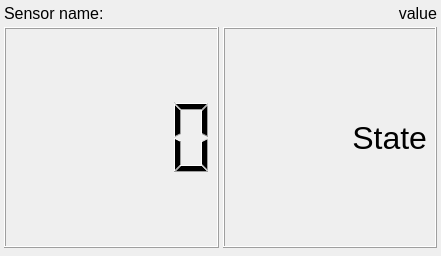
<?xml version="1.0" encoding="UTF-8"?>
<ui version="4.0">
 <class>SensorBlock</class>
 <widget class="QWidget" name="SensorBlock">
  <property name="geometry">
   <rect>
    <x>0</x>
    <y>0</y>
    <width>441</width>
    <height>256</height>
   </rect>
  </property>
  <property name="minimumSize">
   <size>
    <width>300</width>
    <height>100</height>
   </size>
  </property>
  <property name="windowTitle">
   <string/>
  </property>
  <layout class="QVBoxLayout" name="verticalLayout">
   <property name="spacing">
    <number>4</number>
   </property>
   <property name="leftMargin">
    <number>4</number>
   </property>
   <property name="topMargin">
    <number>4</number>
   </property>
   <property name="rightMargin">
    <number>4</number>
   </property>
   <property name="bottomMargin">
    <number>4</number>
   </property>
   <item>
    <layout class="QHBoxLayout" name="horizontalLayout_2">
     <item>
      <widget class="QLabel" name="label_sensor_name">
       <property name="sizePolicy">
        <sizepolicy hsizetype="Preferred" vsizetype="Fixed">
         <horstretch>0</horstretch>
         <verstretch>0</verstretch>
        </sizepolicy>
       </property>
       <property name="font">
        <font>
         <pointsize>12</pointsize>
         <kerning>true</kerning>
        </font>
       </property>
       <property name="text">
        <string>Sensor name:</string>
       </property>
       <property name="wordWrap">
        <bool>true</bool>
       </property>
      </widget>
     </item>
     <item>
      <widget class="QLabel" name="label_em">
       <property name="sizePolicy">
        <sizepolicy hsizetype="Fixed" vsizetype="Preferred">
         <horstretch>0</horstretch>
         <verstretch>0</verstretch>
        </sizepolicy>
       </property>
       <property name="font">
        <font>
         <pointsize>12</pointsize>
        </font>
       </property>
       <property name="text">
        <string>value</string>
       </property>
       <property name="alignment">
        <set>Qt::AlignRight|Qt::AlignTrailing|Qt::AlignVCenter</set>
       </property>
      </widget>
     </item>
    </layout>
   </item>
   <item>
    <layout class="QHBoxLayout" name="horizontalLayout">
     <item>
      <widget class="QLCDNumber" name="lcdNumber_value">
       <property name="sizePolicy">
        <sizepolicy hsizetype="Preferred" vsizetype="MinimumExpanding">
         <horstretch>0</horstretch>
         <verstretch>0</verstretch>
        </sizepolicy>
       </property>
       <property name="cursor">
        <cursorShape>OpenHandCursor</cursorShape>
       </property>
       <property name="segmentStyle">
        <enum>QLCDNumber::Filled</enum>
       </property>
      </widget>
     </item>
     <item>
      <widget class="QLabel" name="label_value">
       <property name="sizePolicy">
        <sizepolicy hsizetype="Preferred" vsizetype="MinimumExpanding">
         <horstretch>0</horstretch>
         <verstretch>0</verstretch>
        </sizepolicy>
       </property>
       <property name="font">
        <font>
         <pointsize>24</pointsize>
        </font>
       </property>
       <property name="cursor">
        <cursorShape>OpenHandCursor</cursorShape>
       </property>
       <property name="frameShape">
        <enum>QFrame::Box</enum>
       </property>
       <property name="frameShadow">
        <enum>QFrame::Raised</enum>
       </property>
       <property name="text">
        <string>State</string>
       </property>
       <property name="alignment">
        <set>Qt::AlignRight|Qt::AlignTrailing|Qt::AlignVCenter</set>
       </property>
       <property name="margin">
        <number>10</number>
       </property>
      </widget>
     </item>
    </layout>
   </item>
   <item>
    <widget class="QWidget" name="widget_graphic" native="true">
     <property name="sizePolicy">
      <sizepolicy hsizetype="Preferred" vsizetype="Minimum">
       <horstretch>0</horstretch>
       <verstretch>0</verstretch>
      </sizepolicy>
     </property>
     <property name="cursor">
      <cursorShape>OpenHandCursor</cursorShape>
     </property>
    </widget>
   </item>
  </layout>
 </widget>
 <resources/>
 <connections/>
</ui>
